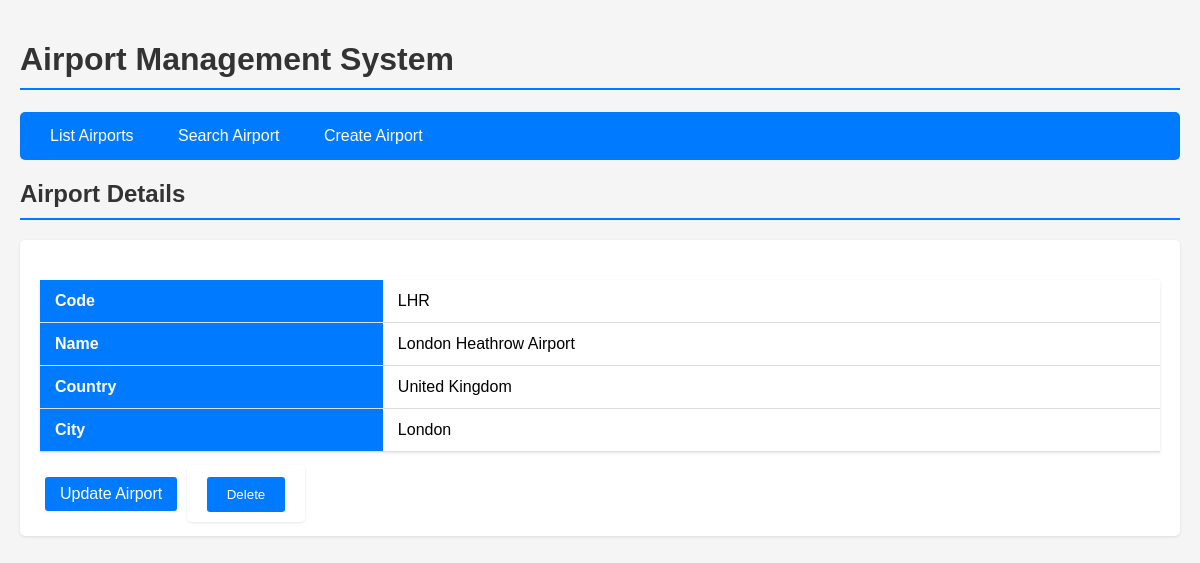
The page /airport?action=details&id=LHR on the database its author committed.
### tables this page shows
CREATE TABLE airport (
        CODEV CHAR(3) PRIMARY KEY NOT NULL,
        NOM VARCHAR(50) NOT NULL,
        Pays VARCHAR(50) NOT NULL,
        VILLE VARCHAR(50) NOT NULL
    );

### routes/airport_routes.py (the view, shortened to what this page needs)
@airport_routes.route("/airport",methods=["GET", "POST"])
def airport():
    action = request.args.get("action", "list")
    airport_id = request.args.get("id", type=str)
    name = request.form.get("name", "")
    context = {}
    if action=="list":
        context["airports"]=Airport.get_all()
        context["view"]="list"
    elif action == "details" and airport_id:
        context["airport"]=Airport.get_airport_by_id(airport_id)
        context["view"]="details"
    elif action == "search":
        if request.method == "POST":
            context["airports"] =Airport.get_airport_by_name(name)
        context["view"]= "search"
    elif action == "city" and airport_id:
        context["city"]=Airport.get_city(airport_id)
        context["view"]="city"
    elif action== "delete" and airport_id and request.method == "POST":
        Airport.delete_airport(airport_id)
        return redirect(url_for('airport_routes.airport',action='list'))
    return render_template("airport.html",context=context)

### models/airport.py (called while the page is built)
    @staticmethod
    def get_db_connection():
        conn=sqlite3.connect("airplain.db")
        conn.row_factory=sqlite3.Row
        return conn

    @staticmethod
    def get_airport_by_id(codev):
        conn=Airport.get_db_connection()
        cursor=conn.cursor()
        cursor.execute("SELECT * FROM airport WHERE CODEV =?",(codev,))
        row=cursor.fetchone()
        conn.close()
        if row:
            return Airport(row["CODEV"],row["NOM"],row["Pays"],row["VILLE"])
        return None

### templates/airport.html (shortened to what this page needs)
<!DOCTYPE html>
<html lang="en">
<head>
</head>
<body>
    <h1>Airport Management System</h1>
    <nav>
        <a href="{{ url_for('airport_routes.airport', action='list') }}">List Airports</a>
        <a href="{{ url_for('airport_routes.airport', action='search') }}">Search Airport</a>
        <a href="{{ url_for('airport_routes.airport', action='create') }}">Create Airport</a>
    </nav>
    {% if context.view == "list" %}
        <h2>Airport List</h2>
        <table>
            <thead>
                <tr>
                    <th>Code</th>
                    <th>Name</th>
                    <th>Country</th>
                    <th>City</th>
                    <th>Action</th>
                </tr>
            </thead>
            <tbody>
                {% for airport in context.airports %}
                    <tr>
                        <td>{{ airport['CODEV'] }}</td>
                        <td>{{ airport['NOM'] }}</td>
                        <td>{{ airport['Pays'] }}</td>
                        <td>{{ airport['VILLE'] }}</td>
                        <td>
                            <a href="{{ url_for('airport_routes.airport', action='details', id=airport['CODEV']) }}">View Details</a>
                            <a href="{{ url_for('airport_routes.airport', action='update', id=airport['CODEV']) }}">Update</a>
                            <form method="POST" action="{{ url_for('airport_routes.airport', action='delete', id=airport['CODEV']) }}" style="display:inline;">
                                <button type="submit" onclick="return confirm('Are you sure you want to delete this airport?')">Delete</button>
                            </form>
                        </td>
                    </tr>
                {% endfor %}
            </tbody>
        </table>
    {% elif context.view == "details" %}
        <h2>Airport Details</h2>
        {% if context.airport %}
            <div class="details-card">
                <table>
                    <tr>
                        <th>Code</th>
                        <td>{{ context.airport.CODEV }}</td>
                    </tr>
                    <tr>
                        <th>Name</th>
                        <td>{{ context.airport.NOM }}</td>
                    </tr>
                    <tr>
                        <th>Country</th>
                        <td>{{ context.airport.Pays }}</td>
                    </tr>
                    <tr>
                        <th>City</th>
                        <td>{{ context.airport.VILLE }}</td>
                    </tr>
                </table>
                <div class="action-links">
                    <a href="{{ url_for('airport_routes.airport', action='update', id=context.airport['CODEV']) }}">Update Airport</a>
                    <form method="POST" action="{{ url_for('airport_routes.airport', action='delete', id=context.airport['CODEV']) }}" style="display:inline;">
                        <button type="submit" onclick="return confirm('Are you sure you want to delete this airport?')">Delete</button>
                    </form>
                </div>
            </div>
        {% else %}
            <p>Airport not found.</p>
        {% endif %}
    {% endif %}
</body>
</html>

### templates/airport.html (style rules this page uses)
body { font-family: Arial, sans-serif; max-width: 1200px; margin: 0 auto; padding: 20px; background-color: #f5f5f5; }
h1, h2 { color: #333; border-bottom: 2px solid #007bff; padding-bottom: 10px; }
nav { background-color: #007bff; padding: 15px; border-radius: 5px; margin: 20px 0; }
nav a { color: white; text-decoration: none; padding: 8px 15px; margin-right: 10px; border-radius: 3px; transition: background-color 0.3s; }
table { width: 100%; border-collapse: collapse; margin: 20px 0; background-color: white; box-shadow: 0 1px 3px rgba(0,0,0,0.1); }
th, td { padding: 12px 15px; text-align: left; border-bottom: 1px solid #ddd; }
th { background-color: #007bff; color: white; }
.details-card { background-color: white; padding: 20px; border-radius: 5px; box-shadow: 0 1px 3px rgba(0,0,0,0.1); }
.action-links a { display: inline-block; padding: 8px 15px; margin: 5px; background-color: #007bff; color: white; text-decoration: none; border-radius: 3px; transition: background-color 0.3s; }
form { background-color: white; padding: 20px; border-radius: 5px; box-shadow: 0 1px 3px rgba(0,0,0,0.1); }
button { background-color: #007bff; color: white; border: none; padding: 10px 20px; border-radius: 3px; cursor: pointer; transition: background-color 0.3s; }

### rows shown on the page
airport: airport.CODEV "LHR", airport.NOM "London Heathrow Airport", airport.Pays "United Kingdom", airport.VILLE "London"
